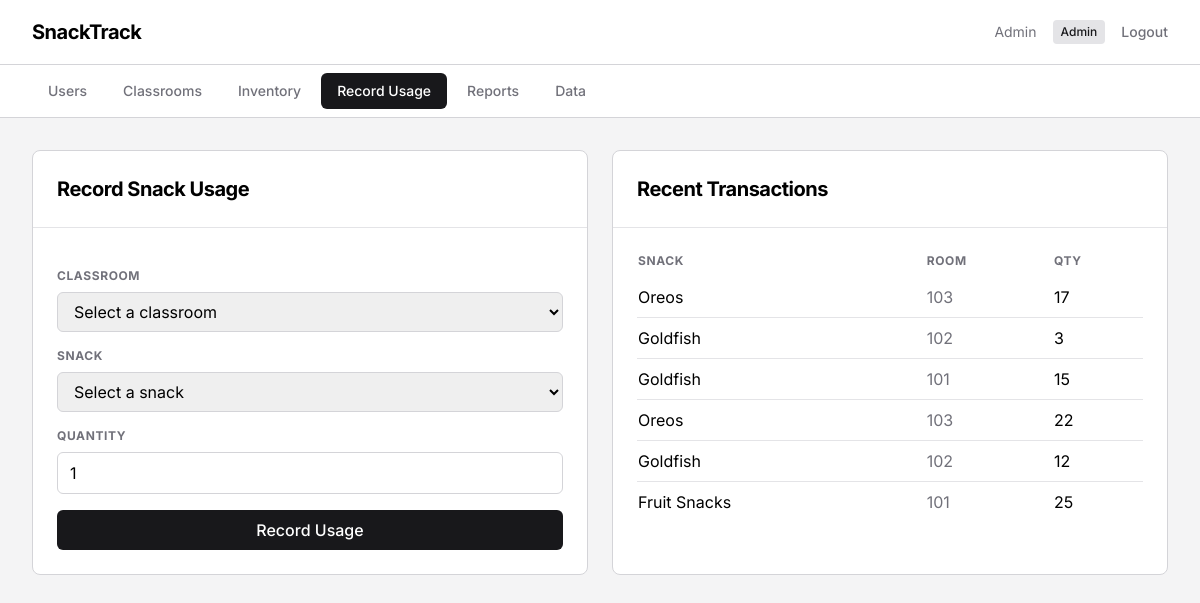
Page /admin-dashboard/usage/ (signed in) on the earlier database version.
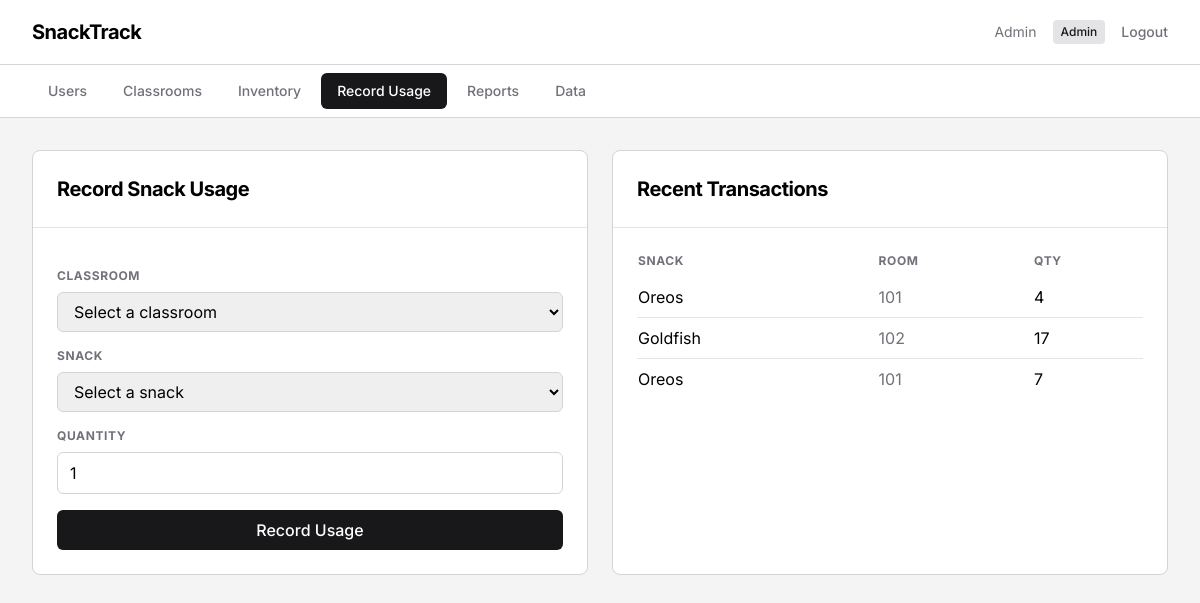
Same page on the later database version.
### core/models.py (models this page shows, shortened)
class Transaction(models.Model):
    snack_id_ref = models.IntegerField(null=True)
    snack_name = models.CharField(max_length=255)
    classroom_id_ref = models.IntegerField(null=True)
    classroom_name = models.CharField(max_length=255)
    quantity = models.IntegerField()
    user_id_ref = models.IntegerField(null=True)
    user_name = models.CharField(max_length=255)
    transaction_type = models.CharField(max_length=50, default='usage')
    created_at = models.DateTimeField(auto_now_add=True)

### core/views.py (the view)
# urls.py: path('admin-dashboard/', views.admin_dashboard, name='admin_dashboard'),
@admin_required
def admin_dashboard(request, default_tab=None):
    tab = request.GET.get('tab', default_tab or 'users')
    all_snacks = models.get_all_snacks()
    summary = models.get_usage_summary()
    context = {
        'tab': tab,
        'users': models.get_all_users(),
        'classrooms': models.get_all_classrooms(),
        'snacks': all_snacks,
        'available_snacks': [s for s in all_snacks if s.quantity > 0],
        'transactions': models.get_recent_transactions(10),
        'summary': summary,
        'summary_json': json.dumps(summary, default=str),
        'stats': {
            'users': models.User.objects.count(),
            'classrooms': models.Classroom.objects.count(),
            'snacks': models.Snack.objects.count(),
            'transactions': models.Transaction.objects.count(),
        },
        'user_name': request.session.get('user_name', ''),
    }
    return render(request, 'admin_dashboard.html', context)

### core/models.py (called while the page is built)
def get_all_users():
    return User.objects.all()

def get_all_classrooms():
    return Classroom.objects.all()

def get_all_snacks():
    return Snack.objects.all()

def get_recent_transactions(limit=10):
    return Transaction.objects.order_by('-created_at')[:limit]

### core/views.py (called while the page is built)
def admin_required(view):
    @wraps(view)
    def wrapper(request, *args, **kwargs):
        if 'user_id' not in request.session:
            return redirect('login')
        if request.session.get('user_role') != 'admin':
            return redirect('staff_dashboard')
        return view(request, *args, **kwargs)
    return wrapper

### core/templates/admin_dashboard.html (shortened to what this page needs)
<!DOCTYPE html>
<html lang="en">
<head>
  <script src="https://cdn.tailwindcss.com"></script>
</head>
<body class="min-h-screen bg-zinc-100">
<header class="bg-white border-b border-zinc-300 sticky top-0 z-50">
  <div class="max-w-7xl mx-auto px-4 sm:px-6 lg:px-8">
    <div class="flex justify-between items-center h-16">
      <h1 class="text-xl font-bold tracking-tight">SnackTrack</h1>
      <div class="flex items-center gap-4">
        <span class="text-sm text-zinc-500">{{ user_name }}</span>
        <span class="px-2 py-1 bg-zinc-200 text-zinc-900 text-xs font-medium rounded">Admin</span>
        <a href="{% url 'logout' %}" class="text-zinc-500 hover:text-zinc-900 text-sm font-medium">Logout</a>
      </div>
    </div>
  </div>
</header>
<div class="bg-white border-b border-zinc-300">
  <div class="max-w-7xl mx-auto px-4 sm:px-6 lg:px-8">
    <div class="flex gap-1 py-2">
      <a href="{% url 'admin_dashboard' %}" class="px-4 py-2 text-sm font-medium rounded-md {% if tab == 'users' %}tab-active{% else %}text-zinc-500 hover:bg-zinc-200{% endif %}">Users</a>
      <a href="{% url 'admin_classrooms' %}" class="px-4 py-2 text-sm font-medium rounded-md {% if tab == 'classrooms' %}tab-active{% else %}text-zinc-500 hover:bg-zinc-200{% endif %}">Classrooms</a>
      <a href="{% url 'admin_inventory' %}" class="px-4 py-2 text-sm font-medium rounded-md {% if tab == 'inventory' %}tab-active{% else %}text-zinc-500 hover:bg-zinc-200{% endif %}">Inventory</a>
      <a href="{% url 'admin_usage' %}" class="px-4 py-2 text-sm font-medium rounded-md {% if tab == 'usage' %}tab-active{% else %}text-zinc-500 hover:bg-zinc-200{% endif %}">Record Usage</a>
      <a href="{% url 'admin_dashboard' %}?tab=reports" class="px-4 py-2 text-sm font-medium rounded-md {% if tab == 'reports' %}tab-active{% else %}text-zinc-500 hover:bg-zinc-200{% endif %}">Reports</a>
      <a href="{% url 'admin_data' %}" class="px-4 py-2 text-sm font-medium rounded-md {% if tab == 'data' %}tab-active{% else %}text-zinc-500 hover:bg-zinc-200{% endif %}">Data</a>
    </div>
  </div>
</div>
<main class="max-w-7xl mx-auto px-4 sm:px-6 lg:px-8 py-8">
  {% if tab == 'usage' %}
  <div class="grid grid-cols-1 lg:grid-cols-2 gap-6">
    <div class="bg-white border border-zinc-300 rounded-lg">
      <div class="p-6 border-b border-zinc-200">
        <h2 class="text-xl font-bold tracking-tight">Record Snack Usage</h2>
      </div>
      <form method="post" action="{% url 'record_usage' %}" class="p-6 space-y-4">
        <div>
          <label class="block text-xs font-bold uppercase tracking-wider text-zinc-500 mb-2">Classroom</label>
          <select name="classroom_id" required title="Select a classroom" class="w-full px-3 py-2 border border-zinc-300 rounded-md">
            <option value="">Select a classroom</option>
          </select>
        </div>
        <div>
          <label class="block text-xs font-bold uppercase tracking-wider text-zinc-500 mb-2">Snack</label>
          <select name="snack_id" required title="Select a snack to record usage" class="w-full px-3 py-2 border border-zinc-300 rounded-md">
            <option value="">Select a snack</option>
          </select>
        </div>
        <div>
          <label class="block text-xs font-bold uppercase tracking-wider text-zinc-500 mb-2">Quantity</label>
          <input type="number" name="quantity" value="1" min="1" required title="Enter the quantity of snacks to record" class="w-full px-3 py-2 border border-zinc-300 rounded-md">
        </div>
        <button type="submit" class="w-full bg-zinc-900 text-white py-2 px-4 rounded-md hover:bg-zinc-800 font-medium">Record Usage</button>
      </form>
    </div>
    <div class="bg-white border border-zinc-300 rounded-lg">
      <div class="p-6 border-b border-zinc-200">
        <h2 class="text-xl font-bold tracking-tight">Recent Transactions</h2>
      </div>
      <div class="p-6">
        <table class="w-full">
          <thead>
            <tr>
              <th class="text-left text-xs font-bold uppercase tracking-wider text-zinc-500 pb-2">Snack</th>
              <th class="text-left text-xs font-bold uppercase tracking-wider text-zinc-500 pb-2">Room</th>
              <th class="text-left text-xs font-bold uppercase tracking-wider text-zinc-500 pb-2">Qty</th>
            </tr>
          </thead>
          <tbody class="divide-y divide-zinc-200">
            {% for t in transactions %}
            <tr class="hover:bg-zinc-50">
              <td class="py-2">{{ t.snack_name }}</td>
              <td class="py-2 text-zinc-500">{{ t.classroom_name }}</td>
              <td class="py-2">{{ t.quantity }}</td>
            </tr>
            {% empty %}
            <tr><td colspan="3" class="py-8 text-center text-zinc-500">No transactions yet</td></tr>
            {% endfor %}
          </tbody>
        </table>
      </div>
    </div>
  </div>
  {% endif %}
</main>
</body>
</html>

### core/templates/admin_dashboard.html (style rules this page uses)
body { font-family: 'Inter', sans-serif; }
.tab-active { background-color: #18181b; color: white; }

Differences in the rows shown:
removed Transaction: snack_name "Oreos", classroom_name "103", quantity "17"
removed Transaction: snack_name "Goldfish", classroom_name "102", quantity "3"
removed Transaction: snack_name "Goldfish", classroom_name "101", quantity "15"
removed Transaction: snack_name "Fruit Snacks", classroom_name "101", quantity "25"
changed Transaction (number 1 of 3 on the later page): classroom_name "103" → "101"; quantity "22" → "4"
changed Transaction "Goldfish": quantity "12" → "17"
added Transaction: snack_name "Oreos", classroom_name "101", quantity "7"
